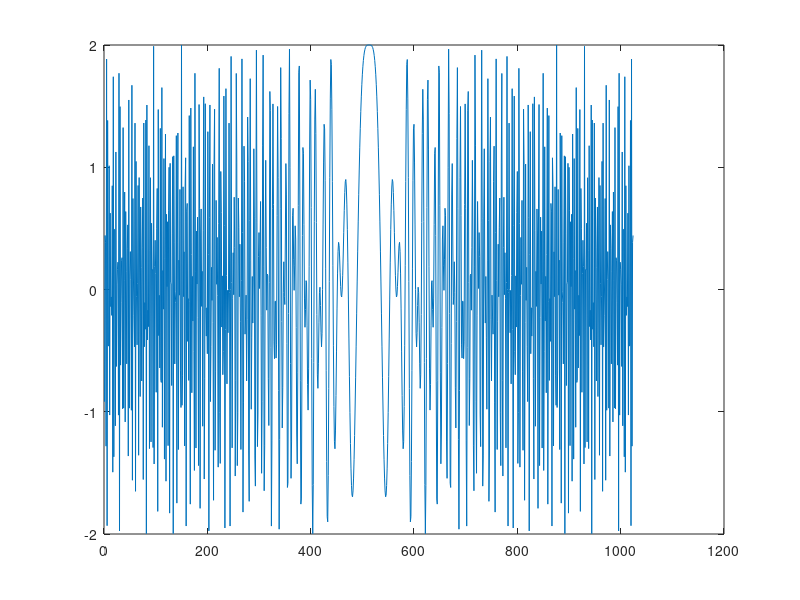

This chart was generated by the following MATLAB code: (Note: this script raises an error after producing the figure.)
function Test_26_WVD
%TEST_26_WVD Summary of this function goes here
%   Detailed explanation goes here

K = 1024;
T1 = 50;
T2 = 60;

a =(-K/2:K/2-1)/(K/T1);
a = exp(-1i*a.^2);
b = (-K/2:K/2-1)/(K/T2);
b = exp(-1i*b.^2);

input = a+b;
plot(real(input))

[tfr,t,f] = tfrwv(input.');
%[tfr,t,f] = tfrspwv(a.');
%[tfr,t,f] = tfrstft(a.');

figure,contour(t,f,abs(tfr));

end

